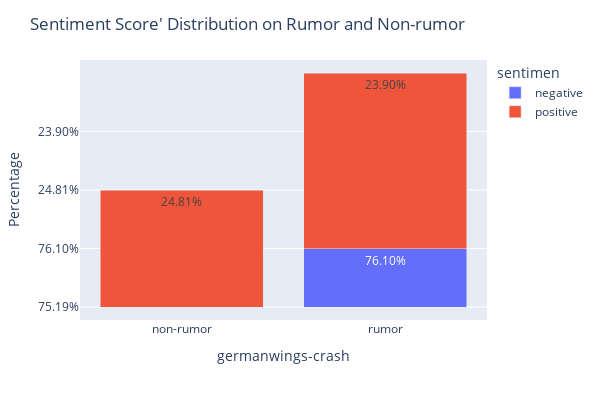

The code cell stored with this chart in its notebook:
### Code cell
import plotly.express as px
fig2=px.bar(df_stack, x='rumor', y='Percentage',
     color='sentimen', barmode   ='stack',text=df_stack['Percentage'])
fig2.update_layout(title = "Sentiment Score' Distribution on Rumor and Non-rumor", 
      xaxis_title = event, yaxis_title =  
      'Percentage', width = 600, height = 400)
fig2.show()

### Figure 1 — Plotly figure (JSON) as saved in the notebook; plotly's stock layout.template omitted (floating-point values rounded to 4 significant figures)
{"data": [{"alignmentgroup": "True", "hovertemplate": "sentimen=negative<br>rumor=%{x}<br>Percentage=%{text}<extra></extra>", "legendgroup": "negative", "marker": {"color": "#636efa", "pattern": {"shape": ""}}, "name": "negative", "offsetgroup": "negative", "orientation": "v", "showlegend": true, "text": ["75.19%", "76.10%"], "textposition": "auto", "type": "bar", "x": ["non-rumor", "rumor"], "xaxis": "x", "y": ["75.19%", "76.10%"], "yaxis": "y"}, {"alignmentgroup": "True", "hovertemplate": "sentimen=positive<br>rumor=%{x}<br>Percentage=%{text}<extra></extra>", "legendgroup": "positive", "marker": {"color": "#EF553B", "pattern": {"shape": ""}}, "name": "positive", "offsetgroup": "positive", "orientation": "v", "showlegend": true, "text": ["24.81%", "23.90%"], "textposition": "auto", "type": "bar", "x": ["non-rumor", "rumor"], "xaxis": "x", "y": ["24.81%", "23.90%"], "yaxis": "y"}], "layout": {"barmode": "stack", "height": 400, "legend": {"title": {"text": "sentimen"}, "tracegroupgap": 0}, "margin": {"t": 60}, "title": {"text": "Sentiment Score' Distribution on Rumor and Non-rumor"}, "width": 600, "xaxis": {"anchor": "y", "domain": [0, 1], "title": {"text": "germanwings-crash"}}, "yaxis": {"anchor": "x", "domain": [0, 1], "title": {"text": "Percentage"}}}}
